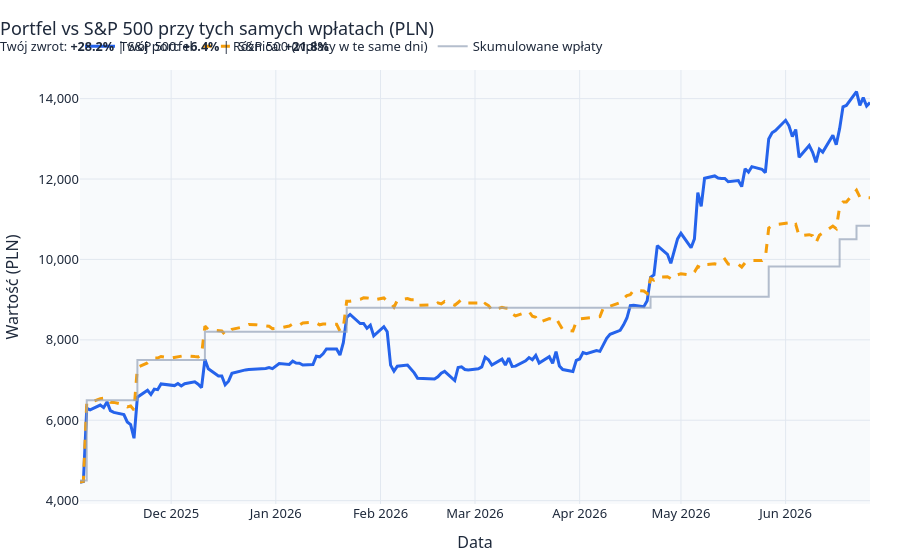

Write notebook code for a chart like this one.
### Markdown cell above
## Portfel vs S&P 500 (te same wpłaty w te same dni)

### Code cell
plot_benchmark_comparison(nav, sp500_benchmark, REPORT_CURRENCY).show()

### Figure 1 — Plotly figure (JSON) as saved in the notebook; plotly's stock layout.template omitted (floating-point values rounded to 4 significant figures; data arrays with more than 128 entries replaced by an {"elided": "..."} marker saying what was removed)
{"data": [{"line": {"color": "#2563eb", "width": 3}, "mode": "lines", "name": "Twój portfel", "type": "scatter", "x": {"elided": "167 str values"}, "y": {"elided": "167 float values"}}, {"line": {"color": "#f59e0b", "dash": "dash", "width": 3}, "mode": "lines", "name": "S&P 500 (wpłaty w te same dni)", "type": "scatter", "x": {"elided": "167 str values"}, "y": {"elided": "167 float values"}}, {"line": {"color": "#94a3b8", "shape": "hv", "width": 2}, "mode": "lines", "name": "Skumulowane wpłaty", "opacity": 0.7, "type": "scatter", "x": {"elided": "167 str values"}, "y": {"elided": "167 float values"}}], "layout": {"font": {"color": "#1e293b", "family": "Segoe UI, Arial, sans-serif", "size": 13}, "hovermode": "x unified", "legend": {"orientation": "h", "x": 0, "xanchor": "left", "y": 1.02, "yanchor": "bottom"}, "margin": {"b": 50, "l": 60, "r": 30, "t": 70}, "paper_bgcolor": "#ffffff", "plot_bgcolor": "#f8fafc", "title": {"text": "Portfel vs S&P 500 przy tych samych wpłatach (PLN)<br><sup>Twój zwrot: <b>+28.2%</b> | S&P 500: <b>+6.4%</b> | Różnica: <b>+21.8%</b></sup>", "x": 0}, "xaxis": {"gridcolor": "#e2e8f0", "showgrid": true, "title": {"text": "Data"}}, "yaxis": {"gridcolor": "#e2e8f0", "showgrid": true, "tickformat": ",.0f", "title": {"text": "Wartość (PLN)"}}}}
